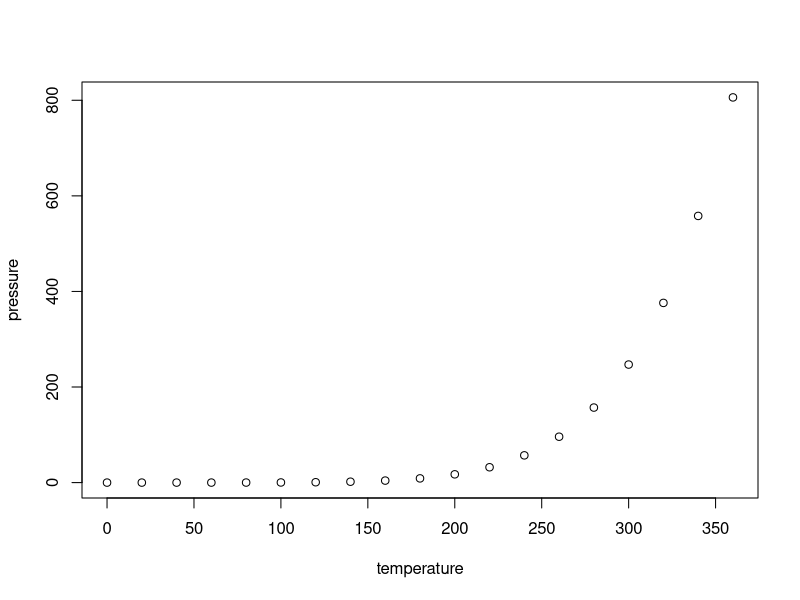
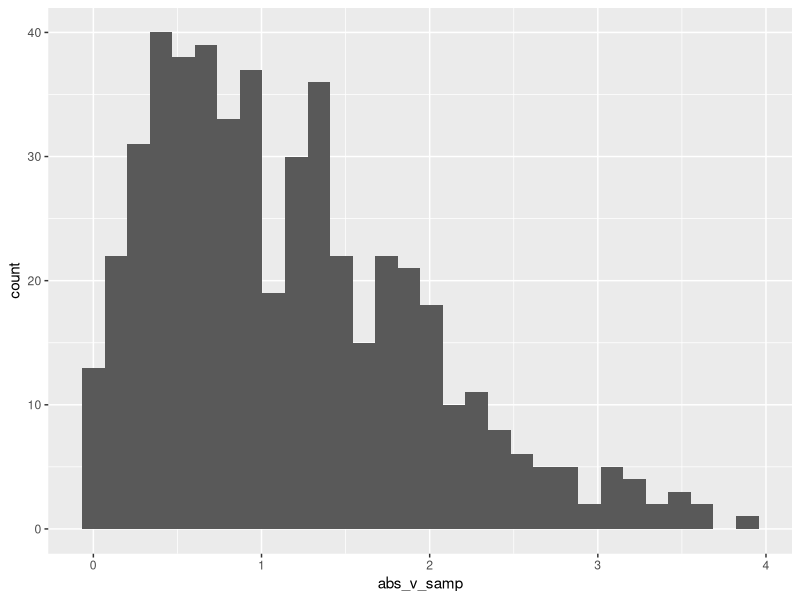

Reproduce these figures in R, in order.
## ---- chunk 1
knitr::opts_chunk$set(echo = TRUE)
## ---- chunk 2
summary(cars)
## ---- chunk 3
plot(pressure)
## ---- chunk 4
# import necessary packages
library(tidyverse)

## ---- chunk 5

# Learning Assessment 

la_df <- 
  tibble(
    norm_samp = rnorm(n = 500, mean =1),
    samp_g0 = norm_samp > 0,
    abs_v_samp = abs(norm_samp)
  )

ggplot(la_df, aes(x = abs_v_samp)) +
  geom_histogram()

